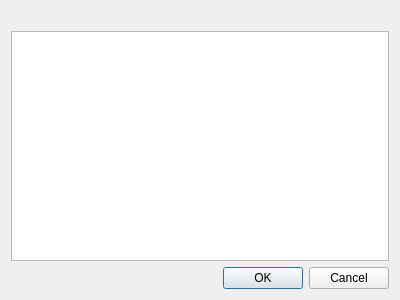
<?xml version="1.0" encoding="UTF-8"?>
<ui version="4.0">
 <class>Dialog</class>
 <widget class="QDialog" name="Dialog">
  <property name="windowModality">
   <enum>Qt::NonModal</enum>
  </property>
  <property name="geometry">
   <rect>
    <x>0</x>
    <y>0</y>
    <width>400</width>
    <height>300</height>
   </rect>
  </property>
  <property name="windowTitle">
   <string>Pop stack</string>
  </property>
  <layout class="QVBoxLayout" name="verticalLayout_2">
   <item>
    <layout class="QVBoxLayout" name="verticalLayout">
     <item>
      <widget class="QLabel" name="uiLabel_info">
       <property name="text">
        <string/>
       </property>
      </widget>
     </item>
     <item>
      <widget class="QListWidget" name="uiListWidget_items"/>
     </item>
    </layout>
   </item>
   <item>
    <widget class="QDialogButtonBox" name="buttonBox">
     <property name="orientation">
      <enum>Qt::Horizontal</enum>
     </property>
     <property name="standardButtons">
      <set>QDialogButtonBox::Cancel|QDialogButtonBox::Ok</set>
     </property>
    </widget>
   </item>
  </layout>
 </widget>
 <resources/>
 <connections>
  <connection>
   <sender>buttonBox</sender>
   <signal>accepted()</signal>
   <receiver>Dialog</receiver>
   <slot>accept()</slot>
   <hints>
    <hint type="sourcelabel">
     <x>248</x>
     <y>254</y>
    </hint>
    <hint type="destinationlabel">
     <x>157</x>
     <y>274</y>
    </hint>
   </hints>
  </connection>
  <connection>
   <sender>buttonBox</sender>
   <signal>rejected()</signal>
   <receiver>Dialog</receiver>
   <slot>reject()</slot>
   <hints>
    <hint type="sourcelabel">
     <x>316</x>
     <y>260</y>
    </hint>
    <hint type="destinationlabel">
     <x>286</x>
     <y>274</y>
    </hint>
   </hints>
  </connection>
 </connections>
</ui>
